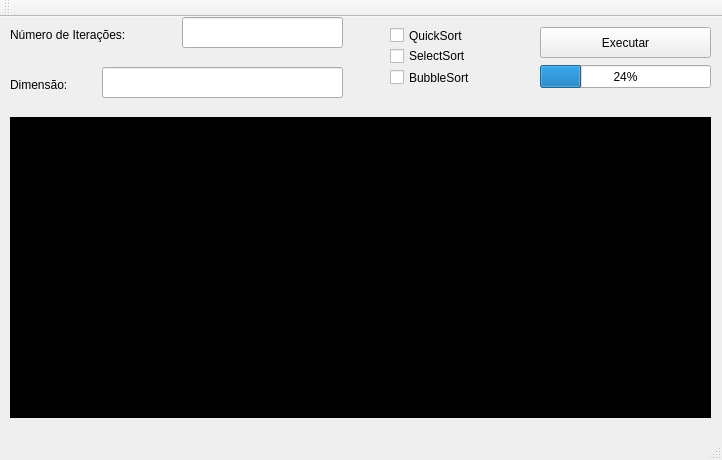
<?xml version="1.0" encoding="UTF-8"?>
<ui version="4.0">
 <class>MainWindow</class>
 <widget class="QMainWindow" name="MainWindow">
  <property name="geometry">
   <rect>
    <x>0</x>
    <y>0</y>
    <width>722</width>
    <height>460</height>
   </rect>
  </property>
  <property name="windowTitle">
   <string>MainWindow</string>
  </property>
  <widget class="QWidget" name="centralWidget">
   <widget class="QLabel" name="label">
    <property name="geometry">
     <rect>
      <x>10</x>
      <y>10</y>
      <width>151</width>
      <height>16</height>
     </rect>
    </property>
    <property name="text">
     <string>Número de Iterações: </string>
    </property>
   </widget>
   <widget class="QCheckBox" name="checkBox">
    <property name="geometry">
     <rect>
      <x>390</x>
      <y>10</y>
      <width>111</width>
      <height>17</height>
     </rect>
    </property>
    <property name="text">
     <string>QuickSort</string>
    </property>
   </widget>
   <widget class="QCheckBox" name="checkBox_2">
    <property name="geometry">
     <rect>
      <x>390</x>
      <y>50</y>
      <width>121</width>
      <height>21</height>
     </rect>
    </property>
    <property name="text">
     <string>BubbleSort</string>
    </property>
   </widget>
   <widget class="QPushButton" name="executar">
    <property name="geometry">
     <rect>
      <x>540</x>
      <y>10</y>
      <width>171</width>
      <height>31</height>
     </rect>
    </property>
    <property name="text">
     <string>Executar</string>
    </property>
   </widget>
   <widget class="QLabel" name="label_2">
    <property name="geometry">
     <rect>
      <x>10</x>
      <y>60</y>
      <width>101</width>
      <height>16</height>
     </rect>
    </property>
    <property name="text">
     <string>Dimensão:</string>
    </property>
   </widget>
   <widget class="QProgressBar" name="progressBar">
    <property name="geometry">
     <rect>
      <x>540</x>
      <y>48</y>
      <width>171</width>
      <height>23</height>
     </rect>
    </property>
    <property name="value">
     <number>24</number>
    </property>
   </widget>
   <widget class="QCheckBox" name="checkBox_3">
    <property name="geometry">
     <rect>
      <x>390</x>
      <y>30</y>
      <width>101</width>
      <height>18</height>
     </rect>
    </property>
    <property name="text">
     <string>SelectSort</string>
    </property>
   </widget>
   <widget class="QTextEdit" name="console">
    <property name="geometry">
     <rect>
      <x>10</x>
      <y>100</y>
      <width>701</width>
      <height>301</height>
     </rect>
    </property>
    <property name="font">
     <font>
      <family>Ubuntu Mono</family>
     </font>
    </property>
    <property name="styleSheet">
     <string notr="true">background: #000000;
color: #00ff00;</string>
    </property>
    <property name="readOnly">
     <bool>true</bool>
    </property>
   </widget>
   <widget class="QLineEdit" name="numeroIteracoes">
    <property name="geometry">
     <rect>
      <x>182</x>
      <y>0</y>
      <width>161</width>
      <height>31</height>
     </rect>
    </property>
   </widget>
   <widget class="QLineEdit" name="dimensao">
    <property name="geometry">
     <rect>
      <x>102</x>
      <y>50</y>
      <width>241</width>
      <height>31</height>
     </rect>
    </property>
   </widget>
  </widget>
  <widget class="QMenuBar" name="menuBar">
   <property name="geometry">
    <rect>
     <x>0</x>
     <y>0</y>
     <width>722</width>
     <height>25</height>
    </rect>
   </property>
  </widget>
  <widget class="QToolBar" name="mainToolBar">
   <attribute name="toolBarArea">
    <enum>TopToolBarArea</enum>
   </attribute>
   <attribute name="toolBarBreak">
    <bool>false</bool>
   </attribute>
  </widget>
  <widget class="QStatusBar" name="statusBar"/>
 </widget>
 <layoutdefault spacing="6" margin="11"/>
 <resources/>
 <connections/>
</ui>
